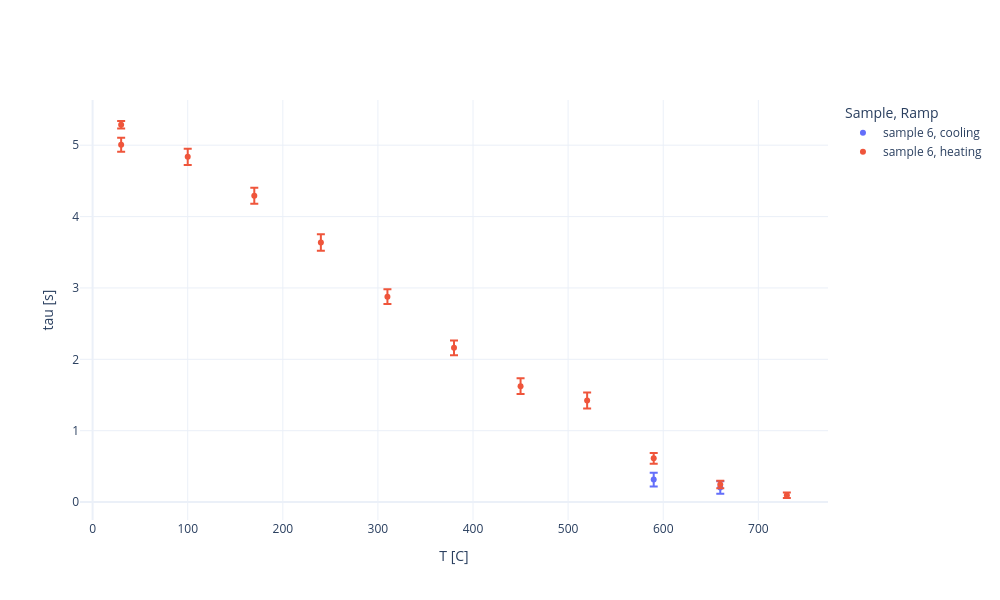
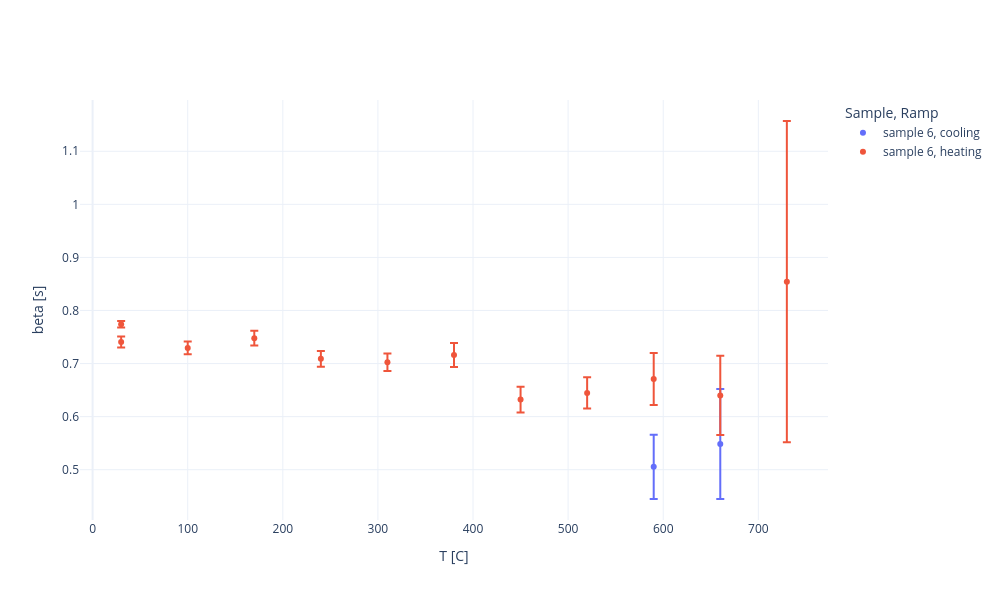
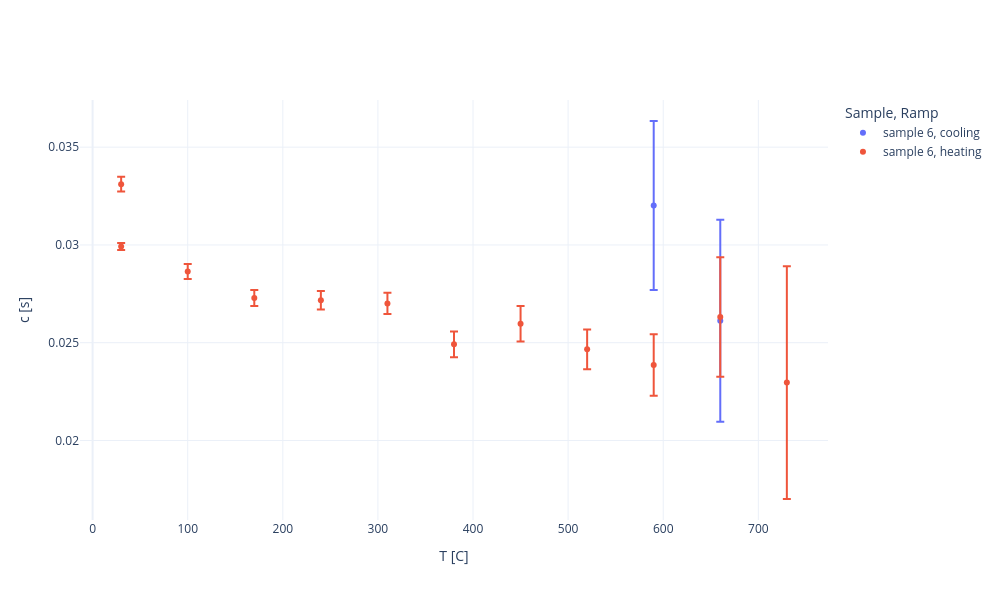
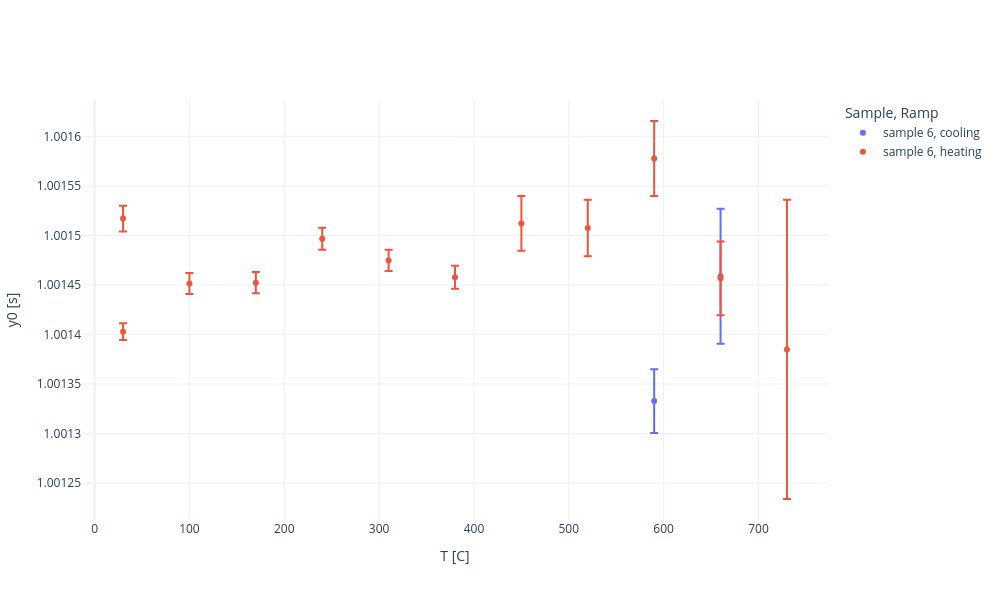

Notebook code for these charts, in order:
### Markdown cell above
## Dynamics of the **stationary** damaged state

### Code cell
### Using plotly
for p in ['tau', 'beta', 'c', 'y0']:
    fig = go.Figure()
    for name, group in df2plot.groupby('ID_sample'):
        for subname, subgroup in group.groupby('ramp'):
            label = f'sample {name}, {subname}'
            x = subgroup['T']
            y = subgroup[p]
            yerr = subgroup['d'+p]

            fig.add_trace(go.Scatter(
                x=x, y=y,
                error_y=dict(type='data', array=yerr, visible=True),
                mode='markers',
                name=label,
                text=subgroup.index,
                hovertemplate='scan: %{text}<br>T: %{x}<br>'+f'{p}: '+'%{y:.4g}±%{error_y.array:.2g} (error percent: %{error_y.array/y:.2%}'
            ))
    fig.update_layout(
        xaxis_title='T [C]',
        yaxis_title=f'{p} [s]',
        legend_title='Sample, Ramp',
        template='plotly_white',
        height=600,
        width=1000,
    )
    fig.show()

### Figure 1 — Plotly figure (JSON) as saved in the notebook; plotly's stock layout.template omitted (floating-point values rounded to 4 significant figures)
{"data": [{"error_y": {"array": [0.09676, 0.0874], "type": "data", "visible": true}, "hovertemplate": "scan: %{text}<br>T: %{x}<br>tau: %{y:.4g}±%{error_y.array:.2g} (error percent: %{error_y.array/y:.2%}", "mode": "markers", "name": "sample 6, cooling", "text": ["GeO2_6_590C_0002_0003", "GeO2_6_660C_0002_0003"], "type": "scatter", "x": [590, 660], "y": [0.3148, 0.2058]}, {"error_y": {"array": [0.09943, 0.05159, 0.1142, 0.1115, 0.1157, 0.1046, 0.1027, 0.1096, 0.1119, 0.07444, 0.0536, 0.03919], "type": "data", "visible": true}, "hovertemplate": "scan: %{text}<br>T: %{x}<br>tau: %{y:.4g}±%{error_y.array:.2g} (error percent: %{error_y.array/y:.2%}", "mode": "markers", "name": "sample 6, heating", "text": ["GeO2_6_0001_0009", "GeO2_6_0001_0012", "GeO2_6_100C_0001_0003", "GeO2_6_170C_0001_0001", "GeO2_6_240C_0001_0003", "GeO2_6_310C_0001_0003", "GeO2_6_380C_0001_0001", "GeO2_6_450C_0001_0003", "GeO2_6_520C_0001_0001", "GeO2_6_590C_0001_0003", "GeO2_6_660C_0001_0001", "GeO2_6_730C_0001_0003"], "type": "scatter", "x": [30, 30, 100, 170, 240, 310, 380, 450, 520, 590, 660, 730], "y": [5.007, 5.287, 4.837, 4.293, 3.635, 2.878, 2.161, 1.625, 1.422, 0.6129, 0.2465, 0.09574]}], "layout": {"height": 600, "legend": {"title": {"text": "Sample, Ramp"}}, "width": 1000, "xaxis": {"title": {"text": "T [C]"}}, "yaxis": {"title": {"text": "tau [s]"}}}}

### Figure 2 — Plotly figure (JSON) as saved in the notebook; plotly's stock layout.template omitted (floating-point values rounded to 4 significant figures)
{"data": [{"error_y": {"array": [0.06063, 0.1035], "type": "data", "visible": true}, "hovertemplate": "scan: %{text}<br>T: %{x}<br>beta: %{y:.4g}±%{error_y.array:.2g} (error percent: %{error_y.array/y:.2%}", "mode": "markers", "name": "sample 6, cooling", "text": ["GeO2_6_590C_0002_0003", "GeO2_6_660C_0002_0003"], "type": "scatter", "x": [590, 660], "y": [0.5054, 0.5484]}, {"error_y": {"array": [0.01039, 0.006176, 0.01198, 0.01398, 0.01495, 0.01661, 0.02267, 0.02417, 0.02935, 0.04902, 0.07453, 0.3028], "type": "data", "visible": true}, "hovertemplate": "scan: %{text}<br>T: %{x}<br>beta: %{y:.4g}±%{error_y.array:.2g} (error percent: %{error_y.array/y:.2%}", "mode": "markers", "name": "sample 6, heating", "text": ["GeO2_6_0001_0009", "GeO2_6_0001_0012", "GeO2_6_100C_0001_0003", "GeO2_6_170C_0001_0001", "GeO2_6_240C_0001_0003", "GeO2_6_310C_0001_0003", "GeO2_6_380C_0001_0001", "GeO2_6_450C_0001_0003", "GeO2_6_520C_0001_0001", "GeO2_6_590C_0001_0003", "GeO2_6_660C_0001_0001", "GeO2_6_730C_0001_0003"], "type": "scatter", "x": [30, 30, 100, 170, 240, 310, 380, 450, 520, 590, 660, 730], "y": [0.7404, 0.7741, 0.7295, 0.7478, 0.7089, 0.7025, 0.716, 0.632, 0.6446, 0.6711, 0.64, 0.8543]}], "layout": {"height": 600, "legend": {"title": {"text": "Sample, Ramp"}}, "width": 1000, "xaxis": {"title": {"text": "T [C]"}}, "yaxis": {"title": {"text": "beta [s]"}}}}

### Figure 3 — Plotly figure (JSON) as saved in the notebook; plotly's stock layout.template omitted (floating-point values rounded to 4 significant figures)
{"data": [{"error_y": {"array": [0.004323, 0.005163], "type": "data", "visible": true}, "hovertemplate": "scan: %{text}<br>T: %{x}<br>c: %{y:.4g}±%{error_y.array:.2g} (error percent: %{error_y.array/y:.2%}", "mode": "markers", "name": "sample 6, cooling", "text": ["GeO2_6_590C_0002_0003", "GeO2_6_660C_0002_0003"], "type": "scatter", "x": [590, 660], "y": [0.03201, 0.02612]}, {"error_y": {"array": [0.0003742, 0.0001783, 0.0003819, 0.0004068, 0.0004787, 0.0005398, 0.0006594, 0.0009078, 0.001017, 0.001571, 0.003051, 0.005954], "type": "data", "visible": true}, "hovertemplate": "scan: %{text}<br>T: %{x}<br>c: %{y:.4g}±%{error_y.array:.2g} (error percent: %{error_y.array/y:.2%}", "mode": "markers", "name": "sample 6, heating", "text": ["GeO2_6_0001_0009", "GeO2_6_0001_0012", "GeO2_6_100C_0001_0003", "GeO2_6_170C_0001_0001", "GeO2_6_240C_0001_0003", "GeO2_6_310C_0001_0003", "GeO2_6_380C_0001_0001", "GeO2_6_450C_0001_0003", "GeO2_6_520C_0001_0001", "GeO2_6_590C_0001_0003", "GeO2_6_660C_0001_0001", "GeO2_6_730C_0001_0003"], "type": "scatter", "x": [30, 30, 100, 170, 240, 310, 380, 450, 520, 590, 660, 730], "y": [0.03311, 0.02992, 0.02864, 0.02729, 0.02717, 0.02701, 0.02492, 0.02597, 0.02466, 0.02386, 0.02632, 0.02296]}], "layout": {"height": 600, "legend": {"title": {"text": "Sample, Ramp"}}, "width": 1000, "xaxis": {"title": {"text": "T [C]"}}, "yaxis": {"title": {"text": "c [s]"}}}}

### Figure 4 — Plotly figure (JSON) as saved in the notebook; plotly's stock layout.template omitted (floating-point values rounded to 4 significant figures)
{"data": [{"error_y": {"array": [3.217e-05, 6.806e-05], "type": "data", "visible": true}, "hovertemplate": "scan: %{text}<br>T: %{x}<br>y0: %{y:.4g}±%{error_y.array:.2g} (error percent: %{error_y.array/y:.2%}", "mode": "markers", "name": "sample 6, cooling", "text": ["GeO2_6_590C_0002_0003", "GeO2_6_660C_0002_0003"], "type": "scatter", "x": [590, 660], "y": [1.001, 1.001]}, {"error_y": {"array": [8.37e-06, 1.309e-05, 1.061e-05, 1.071e-05, 1.109e-05, 1.076e-05, 1.151e-05, 2.764e-05, 2.849e-05, 3.783e-05, 3.726e-05, 0.000151], "type": "data", "visible": true}, "hovertemplate": "scan: %{text}<br>T: %{x}<br>y0: %{y:.4g}±%{error_y.array:.2g} (error percent: %{error_y.array/y:.2%}", "mode": "markers", "name": "sample 6, heating", "text": ["GeO2_6_0001_0009", "GeO2_6_0001_0012", "GeO2_6_100C_0001_0003", "GeO2_6_170C_0001_0001", "GeO2_6_240C_0001_0003", "GeO2_6_310C_0001_0003", "GeO2_6_380C_0001_0001", "GeO2_6_450C_0001_0003", "GeO2_6_520C_0001_0001", "GeO2_6_590C_0001_0003", "GeO2_6_660C_0001_0001", "GeO2_6_730C_0001_0003"], "type": "scatter", "x": [30, 30, 100, 170, 240, 310, 380, 450, 520, 590, 660, 730], "y": [1.001, 1.002, 1.001, 1.001, 1.001, 1.001, 1.001, 1.002, 1.002, 1.002, 1.001, 1.001]}], "layout": {"height": 600, "legend": {"title": {"text": "Sample, Ramp"}}, "width": 1000, "xaxis": {"title": {"text": "T [C]"}}, "yaxis": {"title": {"text": "y0 [s]"}}}}
